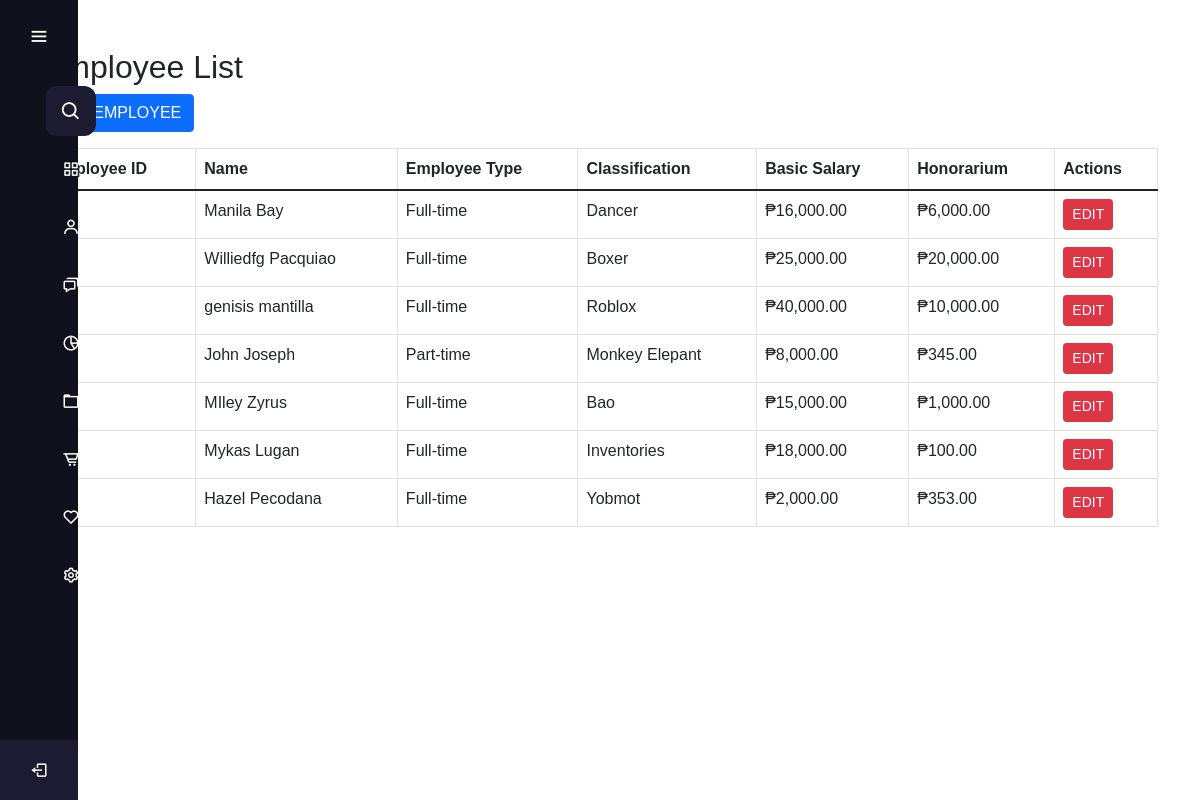
Screenshot of /new-payroll/manage_employees.php with the database file from the repository.
### tables this page shows
CREATE TABLE `employees` (
  `employee_id` int(11) NOT NULL,
  `first_name` varchar(255) NOT NULL,
  `last_name` varchar(255) NOT NULL,
  `employee_type` enum('full-time','part-time') NOT NULL,
  `classification` varchar(255) NOT NULL,
  `basic_salary` decimal(10,2) NOT NULL,
  `honorarium` decimal(10,2) DEFAULT 0.00,
  `overload_rate` decimal(10,0) NOT NULL,
  `watch_reward` decimal(10,0) NOT NULL,
  `absent_lateRate` decimal(10,0) NOT NULL,
  `created_at` timestamp NOT NULL DEFAULT current_timestamp()
);

### new-payroll/manage_employees.php (the view, shortened to what this page needs)
<?php
$conn = new mysqli('localhost', 'root', '', 'gfi_exel');
$sql_fetch = "SELECT * FROM employees";
$result = $conn->query($sql_fetch);
?>
<!DOCTYPE html>
<html lang="en">
<?php include 'sidebars.php'; ?>
<head>
    <link rel="stylesheet" href="css/bootstrap.min.css">
</head>
<body>
    <div class="container mt-5">
        <div id="employeeList">
            <h2 class="mb-9">Employee List</h2>
            <button class="btn btn-primary mb-3" onclick="toggleView('addEmployee')">ADD EMPLOYEE</button>
            <table class="table table-bordered">
                <thead>
                    <tr>
                        <th>Employee ID</th>
                        <th>Name</th>
                        <th>Employee Type</th>
                        <th>Classification</th>
                        <th>Basic Salary</th>
                        <th>Honorarium</th>
                        <th>Actions</th>
                    </tr>
                </thead>
                <tbody>
                    <?php
                    if ($result->num_rows > 0) {
                        while ($row = $result->fetch_assoc()) {
                            echo "<tr>
                                    <td>" . $row['employee_id'] . "</td>
                                    <td>" . $row['first_name'] . " " . $row['last_name'] . "</td>
                                    <td>" . ucfirst($row['employee_type']) . "</td>
                                    <td>" . $row['classification'] . "</td>
                                    <td>₱" . number_format($row['basic_salary'], 2) . "</td>
                                    <td>₱" . number_format($row['honorarium'], 2) . "</td>
                                    <td>
                                        <button class='btn btn-danger btn-sm' onclick='toggleEditForm(" . $row['employee_id'] . ")'>EDIT</button>
                                    </td>
                                  </tr>";
                        }
                    } else {
                        echo "<tr><td colspan='7'>No employees found.</td></tr>";
                    }
                    ?>
                </tbody>
            </table>
        </div>
    </div>
</body>
</html>

### styles.css (style rules this page uses)
* { margin: 0; padding: 0; box-sizing: border-box; font-family: "Poppins", sans-serif; }

### rows the page displays
employees: first_name "Manila", last_name "Bay", employee_type "Full-time", classification "Dancer", basic_salary "16,000.00", honorarium "6,000.00"
employees: first_name "Williedfg", last_name "Pacquiao", employee_type "Full-time", classification "Boxer", basic_salary "25,000.00", honorarium "20,000.00"
employees: first_name "genisis", last_name "mantilla", employee_type "Full-time", classification "Roblox", basic_salary "40,000.00", honorarium "10,000.00"
employees: first_name "John", last_name "Joseph", employee_type "Part-time", classification "Monkey Elepant", basic_salary "8,000.00", honorarium "345.00"
employees: first_name "MIley", last_name "Zyrus", employee_type "Full-time", classification "Bao", basic_salary "15,000.00", honorarium "1,000.00"
employees: first_name "Mykas", last_name "Lugan", employee_type "Full-time", classification "Inventories", basic_salary "18,000.00", honorarium "100.00"
employees: first_name "Hazel", last_name "Pecodana", employee_type "Full-time", classification "Yobmot", basic_salary "2,000.00", honorarium "353.00"
